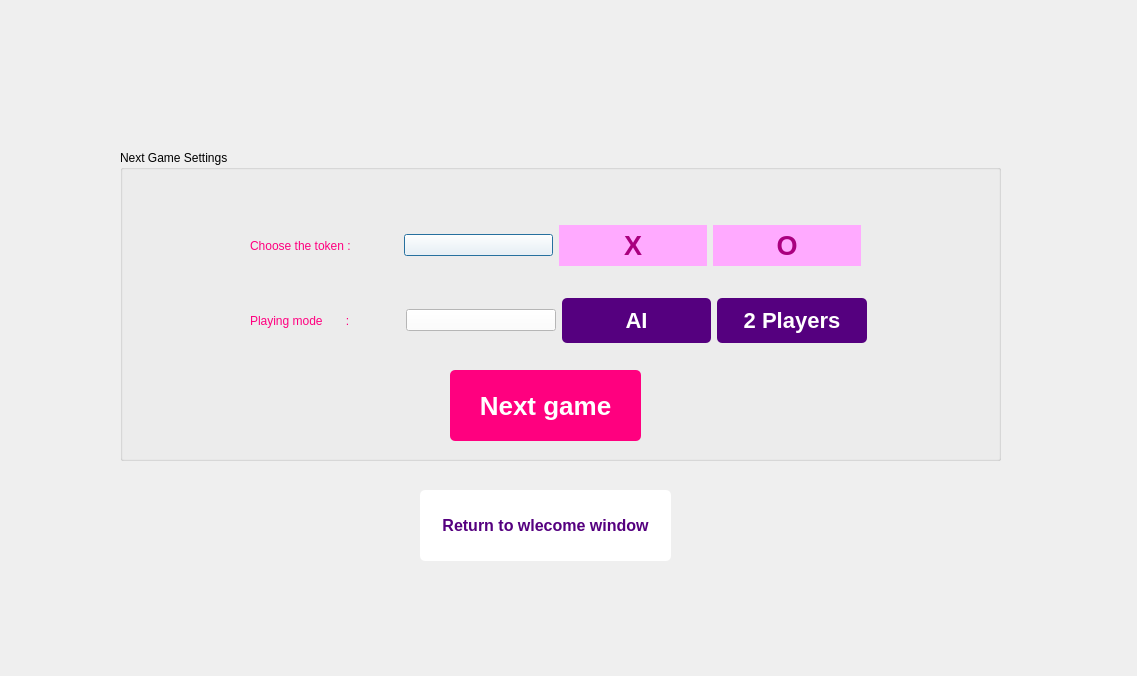
<?xml version="1.0" encoding="UTF-8"?>
<ui version="4.0">
 <class>nextgamesettings</class>
 <widget class="QDialog" name="nextgamesettings">
  <property name="geometry">
   <rect>
    <x>0</x>
    <y>0</y>
    <width>1137</width>
    <height>676</height>
   </rect>
  </property>
  <property name="windowTitle">
   <string>Dialog</string>
  </property>
  <property name="styleSheet">
   <string notr="true">.nextgamesettings {
    background-image:url(C:/Users/Spectra/Desktop/63148.jpg);
    opacity: 0.5; /* Adjust the opacity value as needed (0.0 to 1.0) */
    /* Other background properties */
    background-size: cover; /* Ensure the background image covers the entire element */
    background-position: center; /* Center the background image */
    /* Add more background properties as needed */
	background-repeat: no-repeat;
}
</string>
  </property>
  <widget class="QGroupBox" name="groupBox_2">
   <property name="geometry">
    <rect>
     <x>120</x>
     <y>150</y>
     <width>881</width>
     <height>311</height>
    </rect>
   </property>
   <property name="title">
    <string>Next Game Settings</string>
   </property>
   <widget class="QWidget" name="layoutWidget">
    <property name="geometry">
     <rect>
      <x>130</x>
      <y>60</y>
      <width>611</width>
      <height>71</height>
     </rect>
    </property>
    <layout class="QHBoxLayout" name="horizontalLayout">
     <item>
      <widget class="QLabel" name="label_3">
       <property name="styleSheet">
        <string notr="true">color:rgb(255, 0, 127);
font: 11pt &quot;Segoe UI&quot;;</string>
       </property>
       <property name="text">
        <string>Choose the token :</string>
       </property>
      </widget>
     </item>
     <item>
      <widget class="QPushButton" name="pushButton_5">
       <property name="styleSheet">
        <string notr="true">background-color:rgb(255, 255, 255);</string>
       </property>
       <property name="text">
        <string/>
       </property>
       <property name="iconSize">
        <size>
         <width>10</width>
         <height>5</height>
        </size>
       </property>
      </widget>
     </item>
     <item>
      <widget class="QPushButton" name="pushButton_3">
       <property name="sizePolicy">
        <sizepolicy hsizetype="Preferred" vsizetype="Fixed">
         <horstretch>0</horstretch>
         <verstretch>0</verstretch>
        </sizepolicy>
       </property>
       <property name="font">
        <font>
         <family>Segoe UI</family>
         <pointsize>20</pointsize>
         <italic>false</italic>
         <bold>true</bold>
        </font>
       </property>
       <property name="styleSheet">
        <string notr="true">QPushButton {
    background-color:rgb(255, 170, 255) ;
    color: rgb(170, 0, 127);
  
	font: 20pt &quot;Segoe UI&quot;;
	font: 700 20pt &quot;Segoe UI&quot;;
    border: 0px solid black;
    border-radius: 0px;
    padding: 5px;
}

QPushButton:hover {
    background-color: lightblue;
}
QPushButton:pressed {
    background-color: navy;
    color: lightblue;
}</string>
       </property>
       <property name="text">
        <string>X</string>
       </property>
      </widget>
     </item>
     <item>
      <widget class="QPushButton" name="pushButton_4">
       <property name="sizePolicy">
        <sizepolicy hsizetype="Preferred" vsizetype="Fixed">
         <horstretch>0</horstretch>
         <verstretch>0</verstretch>
        </sizepolicy>
       </property>
       <property name="font">
        <font>
         <family>Segoe UI</family>
         <pointsize>20</pointsize>
         <italic>false</italic>
         <bold>true</bold>
        </font>
       </property>
       <property name="styleSheet">
        <string notr="true">QPushButton {
    background-color:rgb(255, 170, 255) ;
    color: rgb(170, 0, 127);
  
	font: 14pt &quot;Segoe UI&quot;;
	font: 700 20pt &quot;Segoe UI&quot;;
    border: 0px solid black;
    border-radius: 0px;
    padding: 5px;
}

QPushButton:hover {
    background-color: lightblue;
}
QPushButton:pressed {
    background-color: navy;
    color: lightblue;
}</string>
       </property>
       <property name="text">
        <string>O</string>
       </property>
       <property name="autoDefault">
        <bool>false</bool>
       </property>
      </widget>
     </item>
    </layout>
   </widget>
   <widget class="QWidget" name="layoutWidget">
    <property name="geometry">
     <rect>
      <x>130</x>
      <y>140</y>
      <width>617</width>
      <height>61</height>
     </rect>
    </property>
    <layout class="QHBoxLayout" name="horizontalLayout_2">
     <item>
      <widget class="QLabel" name="label_2">
       <property name="styleSheet">
        <string notr="true">color:rgb(255, 0, 127);
font: 11pt &quot;Segoe UI&quot;;</string>
       </property>
       <property name="text">
        <string>Playing mode       :</string>
       </property>
      </widget>
     </item>
     <item>
      <widget class="QPushButton" name="pushButton_6">
       <property name="styleSheet">
        <string notr="true">background-color:rgb(255, 255, 255);</string>
       </property>
       <property name="text">
        <string/>
       </property>
       <property name="iconSize">
        <size>
         <width>10</width>
         <height>5</height>
        </size>
       </property>
      </widget>
     </item>
     <item>
      <widget class="QPushButton" name="pushButton_2">
       <property name="sizePolicy">
        <sizepolicy hsizetype="Preferred" vsizetype="Fixed">
         <horstretch>0</horstretch>
         <verstretch>0</verstretch>
        </sizepolicy>
       </property>
       <property name="font">
        <font>
         <family>Arial</family>
         <pointsize>-1</pointsize>
         <bold>true</bold>
        </font>
       </property>
       <property name="styleSheet">
        <string notr="true">QWidget {
    background-color: #f0f0f0; /* Background color */
}

QLabel {
    color: #ffffff; /* Text color */
    font-size: 18px; /* Font size */
    font-weight: bold; /* Font weight */
    font-family: Arial, sans-serif; /* Font family */
    border-radius: 5px; /* No border for the label */
    padding: 10px; /* Padding */
    background-color:  rgb(255, 0, 255); /* Background color */
qproperty-alignment: AlignCenter; /* Text alignment */
}

QPushButton {
    color: white; /* Text color */
    font-size: 22px; /* Font size */
    font-weight: bold; /* Font weight */
    font-family: Arial, sans-serif; /* Font family */
    border-radius: 5px; /* No border for the button */
    padding: 10px 20px; /* Padding */
    background-color: rgb(85, 0, 127); /* Button background color */
}

QPushButton:hover {
    background-color: #0056b3; /* Hover background color */
}
</string>
       </property>
       <property name="text">
        <string>AI</string>
       </property>
      </widget>
     </item>
     <item>
      <widget class="QPushButton" name="pushButton">
       <property name="sizePolicy">
        <sizepolicy hsizetype="Preferred" vsizetype="Fixed">
         <horstretch>0</horstretch>
         <verstretch>0</verstretch>
        </sizepolicy>
       </property>
       <property name="font">
        <font>
         <family>Arial</family>
         <pointsize>-1</pointsize>
         <bold>true</bold>
        </font>
       </property>
       <property name="styleSheet">
        <string notr="true">QWidget {
    background-color: #f0f0f0; /* Background color */
}

QLabel {
    color: #ffffff; /* Text color */
    font-size: 18px; /* Font size */
    font-weight: bold; /* Font weight */
    font-family: Arial, sans-serif; /* Font family */
    border-radius: 5px; /* No border for the label */
    padding: 10px; /* Padding */
    background-color:  rgb(255, 0, 255); /* Background color */
qproperty-alignment: AlignCenter; /* Text alignment */
}

QPushButton {
    color: white; /* Text color */
    font-size: 22px; /* Font size */
    font-weight: bold; /* Font weight */
    font-family: Arial, sans-serif; /* Font family */
    border-radius: 5px; /* No border for the button */
    padding: 10px 20px; /* Padding */
    background-color: rgb(85, 0, 127); /* Button background color */
}

QPushButton:hover {
    background-color: #0056b3; /* Hover background color */
}
</string>
       </property>
       <property name="text">
        <string>2 Players</string>
       </property>
       <property name="autoDefault">
        <bool>false</bool>
       </property>
      </widget>
     </item>
    </layout>
   </widget>
   <widget class="QPushButton" name="next_game">
    <property name="geometry">
     <rect>
      <x>330</x>
      <y>220</y>
      <width>191</width>
      <height>71</height>
     </rect>
    </property>
    <property name="styleSheet">
     <string notr="true">QWidget {
    background-color: #f0f0f0; /* Background color */
}

QLabel {
    color: #ffffff; /* Text color */
    font-size: 18px; /* Font size */
    font-weight: bold; /* Font weight */
    font-family: Arial, sans-serif; /* Font family */
    border-radius: 5px; /* No border for the label */
    padding: 10px; /* Padding */
    background-color:  rgb(255, 0, 255); /* Background color */
qproperty-alignment: AlignCenter; /* Text alignment */
}

QPushButton {
    color: rgb(255, 255, 255); /* Text color */
    font-size: 26px; /* Font size */
    font-weight: bold; /* Font weight */
    font-family: Arial, sans-serif; /* Font family */
    border-radius: 5px; /* No border for the button */
    padding: 10px 20px; /* Padding */
    background-color: rgb(255, 0, 127); /* Button background color */
}

QPushButton:hover {
    background-color: #0056b3; /* Hover background color */
}
</string>
    </property>
    <property name="text">
     <string>Next game</string>
    </property>
   </widget>
  </widget>
  <widget class="QPushButton" name="ToWelcome">
   <property name="geometry">
    <rect>
     <x>420</x>
     <y>490</y>
     <width>251</width>
     <height>71</height>
    </rect>
   </property>
   <property name="styleSheet">
    <string notr="true">QWidget {
    background-color: #f0f0f0; /* Background color */
}

QLabel {
    color: #ffffff; /* Text color */
    font-size: 18px; /* Font size */
    font-weight: bold; /* Font weight */
    font-family: Arial, sans-serif; /* Font family */
    border-radius: 5px; /* No border for the label */
    padding: 10px; /* Padding */
    background-color:  #7566D5; /* Background color */
	qproperty-alignment: AlignCenter; /* Text alignment */
}

QPushButton {
    color: rgb(85, 0, 127); /* Text color */
    font-size: 16px; /* Font size */
    font-weight: bold; /* Font weight */
    font-family: Arial, sans-serif; /* Font family */
    border-radius: 5px; /* No border for the button */
    padding: 10px 20px; /* Padding */
    background-color: rgb(255, 255, 255); /* Button background color */
}

QPushButton:hover {
    background-color: #0056b3; /* Hover background color */
}
</string>
   </property>
   <property name="text">
    <string>Return to wlecome window</string>
   </property>
  </widget>
 </widget>
 <resources/>
 <connections/>
</ui>
